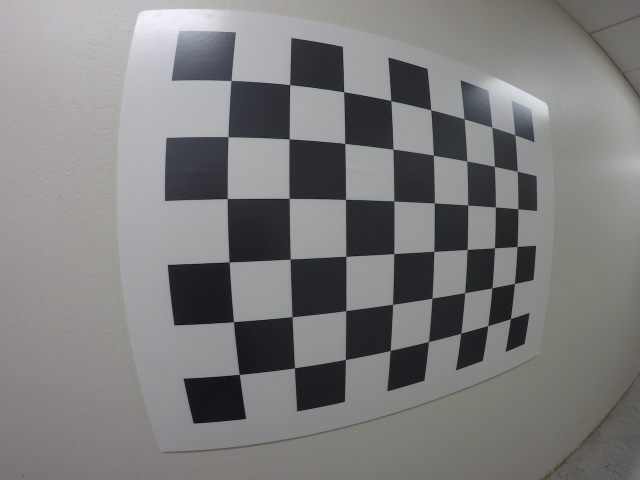
#> input picture Advanced_lane_detection/Calibration images/GOPR0032.jpg, 1280 x 960 px (shown at 1/2 size)
$ python Python_nofunc.py   (older library calls are emulated)
#> lines starting #> are read from the running program, lines starting #| are printed output that depends on the picture; pictures that were not available may be replaced by others from this repository, and a replacement may not be noted
import cv2
import matplotlib.pyplot as plt
import matplotlib.image as mpimg
import numpy as np
import glob

image = glob.glob('../SelfDriving_Lesson2/Calibration images/GOPR00*.jpg')
objpoints = []
imgpoints = []

for frame in image:
    img = mpimg.imread(frame)
#> img is the input picture: shape (960, 1280, 3); mean R, G, B 125.1, 124.9, 124.7
    objp = np.zeros((8*6, 3), np.float32)
    objp[:, :2] = np.mgrid[0:8, 0:6].T.reshape(-1, 2)
    gray = cv2.cvtColor(img, cv2.COLOR_RGB2GRAY)
    ret, corners = cv2.findChessboardCorners(gray, (8, 6), None)
#> ret = True; corners = 48 rows, first 8: [462.6, 161.3], [579.9, 169.7], [687.9, 184.1], [782.3, 201.7], [862.1, 220.2], [928.7, 238.1], [984.4, 254.6], [1030.1, 270]

    if ret:
        imgpoints.append(corners)
        objpoints.append(objp)

filename = "project_video.mp4"
video = cv2.VideoCapture(filename)
while True:
    rets, frame = video.read()
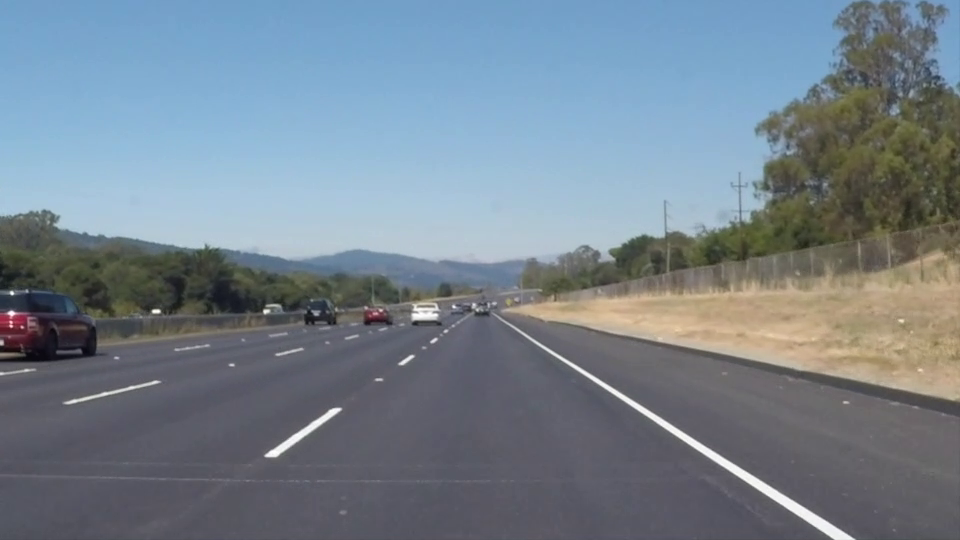
#> input picture frame 22 of Advanced_lane_detection/solidWhiteRight.mp4, 960 x 540 px, given in place of project_video.mp4, which was not available
#> frame is the input picture: shape (540, 960, 3); mean B, G, R 141.9, 130.7, 117.7
    if not ret:
        video = cv2.VideoCapture(filename)  # makes the video run in a continuous loop
        continue
    # input_image = cv2.imread('test6.jpg')
    input_image = frame
    # ret, mtx, dist, rvecs, tvecs = cv2.calibrateCamera(objpoints, imgpoints, input_image.shape[1::-1], None, None)
    # dst = cv2.undistort(input_image, mtx, dist, None, mtx)
    s_limits = [20, 100]
    hls_limits = [170, 255]
    gray = cv2.cvtColor(input_image, cv2.COLOR_RGB2GRAY)
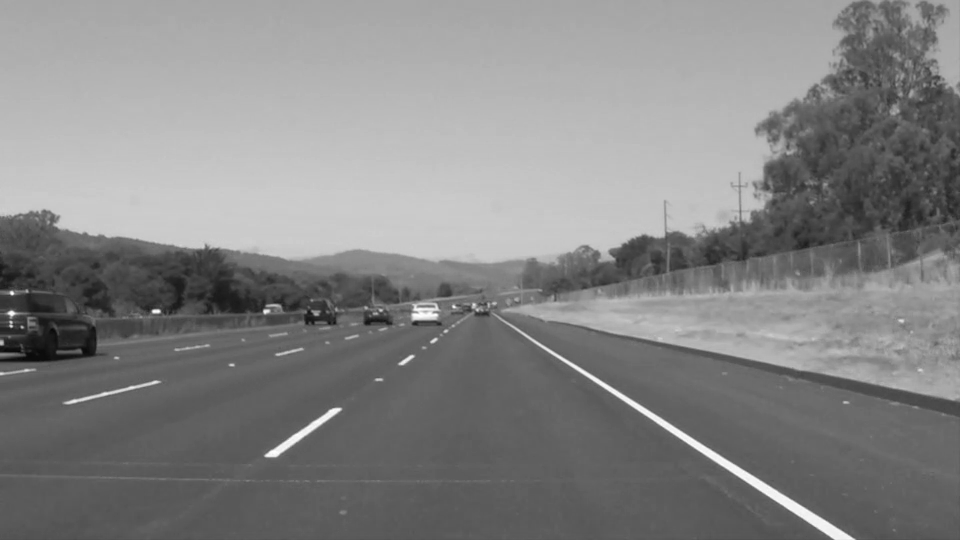
#> gray: shape (540, 960); min 6, max 255, mean 132.6
    sobelx = cv2.Sobel(gray, cv2.CV_64F, 1, 0)
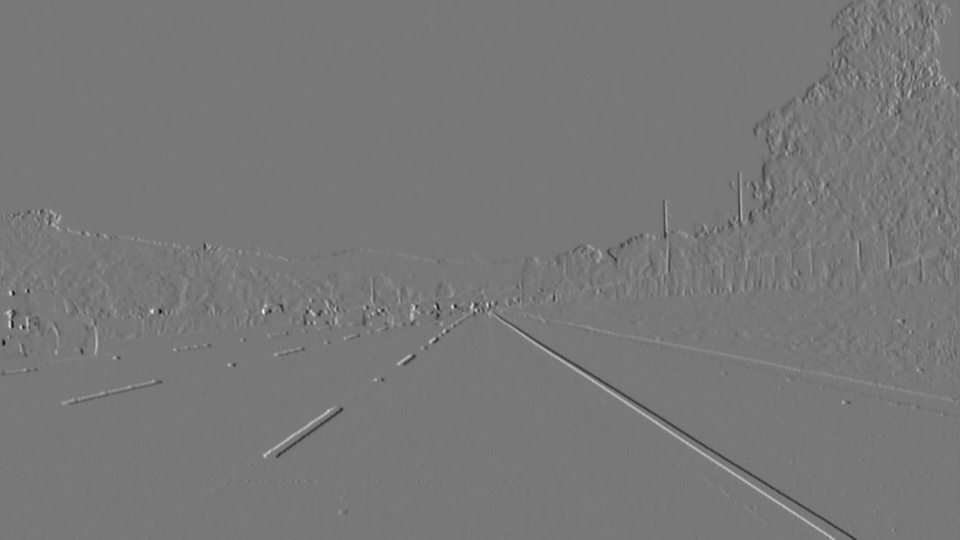
#> sobelx: shape (540, 960) float64; min -522, max 582, mean -0.1; drawn with min black and max white
    abs_sobel = np.absolute(sobelx)
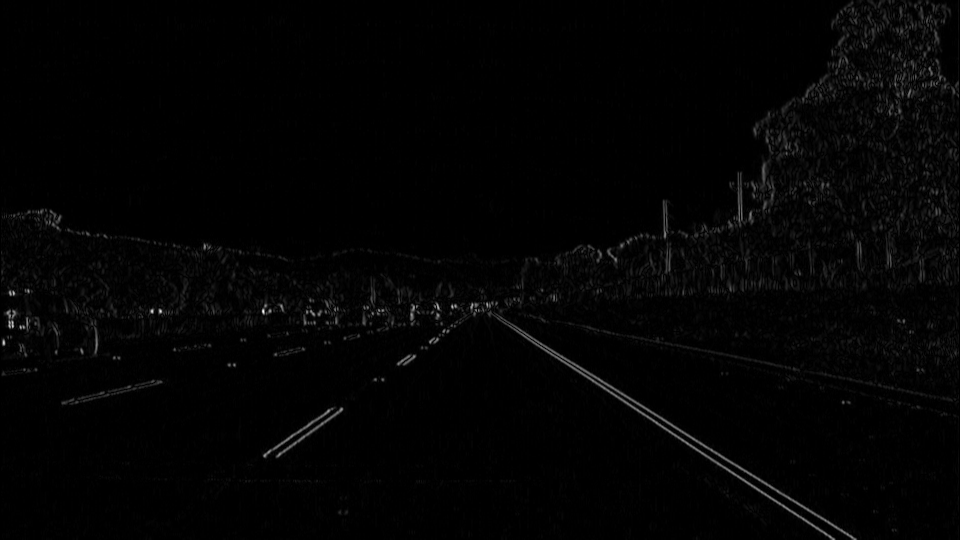
#> abs_sobel: shape (540, 960) float64; min 0, max 582, mean 8.8; drawn with min black and max white
    scaled_sobel = np.uint8(255 * abs_sobel / np.max(abs_sobel))
    sxbinary = np.zeros_like(scaled_sobel)
    sxbinary[(scaled_sobel >= s_limits[0]) & (scaled_sobel <= s_limits[1])] = 1

    hls = cv2.cvtColor(input_image, cv2.COLOR_RGB2HLS)
#> hls: shape (540, 960, 3); mean of channels 0, 1, 2 51.3, 129.9, 55.8
    s = hls[:, :, 2]
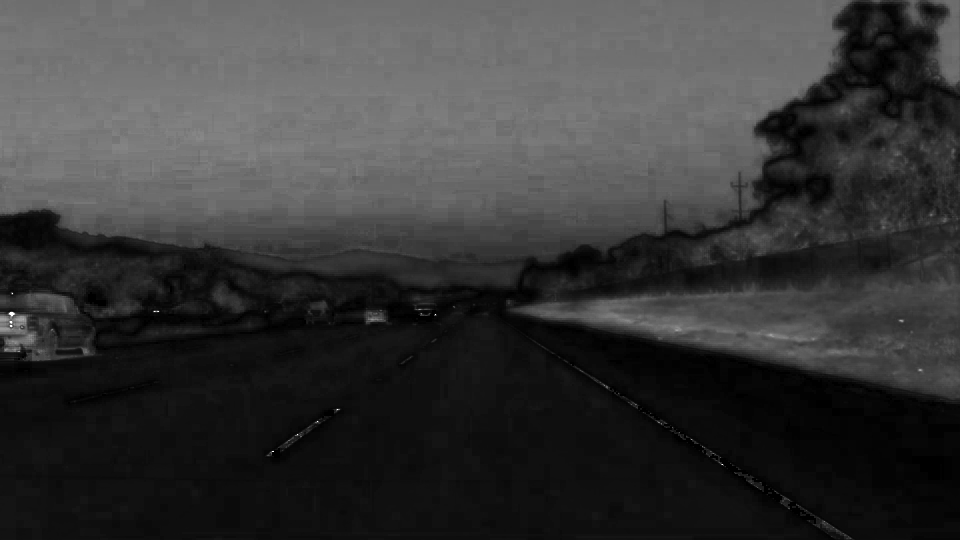
#> s: shape (540, 960); min 0, max 255, mean 55.8
    binary = np.zeros_like(s)
    binary[(s >= hls_limits[0]) & (s <= hls_limits[1])] = 1

    combined = np.zeros_like(binary)
    combined[(binary == 1) | (sxbinary == 1)] = 1
    scaled_combined = np.dstack((combined, combined, combined)) * 250

    img_size = (scaled_combined.shape[1], scaled_combined.shape[0])

    src = np.float32(   # perfect!!!
        [[200, 670],
         [1200, 670],
         [560, 460],
         [740, 460]])

    dst = np.float32(
        [[300, 660],
         [1020, 660],
         [300, 60],
         [1020, 60]])

    M = cv2.getPerspectiveTransform(src, dst)
    warped = cv2.warpPerspective(combined, M, img_size, flags=cv2.INTER_LINEAR)
    binary_warped = combined

    histogram = np.sum(binary_warped[binary_warped.shape[0] // 2:, :], axis=0)
    midpoint = np.int(histogram.shape[0] // 2)
    leftx_base = np.argmax(histogram[:midpoint])
    rightx_base = np.argmax(histogram[midpoint:]) + midpoint

    nwindows = 9
    margin = 100
    minpix = 50

    window_height = np.int(binary_warped.shape[0] // nwindows)
    nonzero = binary_warped.nonzero()
    nonzeroy = np.array(nonzero[0])
    nonzerox = np.array(nonzero[1])

    leftx_current = leftx_base
    rightx_current = rightx_base

    left_lane_inds = []
    right_lane_inds = []

    # Step through the windows one by one
    for window in range(nwindows):
        # Identify window boundaries in x and y (and right and left)
        win_y_low = binary_warped.shape[0] - (window + 1) * window_height
        win_y_high = binary_warped.shape[0] - window * window_height
        win_xleft_low = leftx_current - margin
        win_xleft_high = leftx_current + margin
        win_xright_low = rightx_current - margin
        win_xright_high = rightx_current + margin

        good_left_inds = ((nonzeroy >= win_y_low) & (nonzeroy < win_y_high) &
                          (nonzerox >= win_xleft_low) & (nonzerox < win_xleft_high)).nonzero()[0]
        good_right_inds = ((nonzeroy >= win_y_low) & (nonzeroy < win_y_high) &
                           (nonzerox >= win_xright_low) & (nonzerox < win_xright_high)).nonzero()[0]

        left_lane_inds.append(good_left_inds)
        right_lane_inds.append(good_right_inds)

        if len(good_left_inds) > minpix:
            leftx_current = np.int(np.mean(nonzerox[good_left_inds]))
        if len(good_right_inds) > minpix:
            rightx_current = np.int(np.mean(nonzerox[good_right_inds]))

    try:
        left_lane_inds = np.concatenate(left_lane_inds)
        right_lane_inds = np.concatenate(right_lane_inds)
    except ValueError:
        # Avoids an error if the above is not implemented fully
        pass

    leftx = nonzerox[left_lane_inds]
    lefty = nonzeroy[left_lane_inds]
    rightx = nonzerox[right_lane_inds]
    righty = nonzeroy[right_lane_inds]

    # return leftx, lefty, rightx, righty

    left_fit = np.polyfit(lefty, leftx, 2)
    right_fit = np.polyfit(righty, rightx, 2)
    ploty = np.linspace(0, binary_warped.shape[0] - 1, binary_warped.shape[0])

    try:
        left_fitx = left_fit[0] * ploty ** 2 + left_fit[1] * ploty + left_fit[2]
        right_fitx = right_fit[0] * ploty ** 2 + right_fit[1] * ploty + right_fit[2]
    except TypeError:
        print('The function failed to fit a line!')
        left_fitx = 1 * ploty ** 2 + 1 * ploty
        right_fitx = 1 * ploty ** 2 + 1 * ploty

    # out_img = np.dstack((warped, warped, warped)) * 255
    warped_r = warped * 0
    warped_g = warped * 0
    warped_b = warped * 255
    out_img = np.dstack((warped_r, warped_g, warped_b))
    M_inv = cv2.getPerspectiveTransform(dst, src)
    out_img_2 = cv2.warpPerspective(out_img, M_inv, img_size, flags=cv2.INTER_LINEAR)
    out_img_3 = cv2.addWeighted(frame, 0.8, out_img_2, 1, 0)
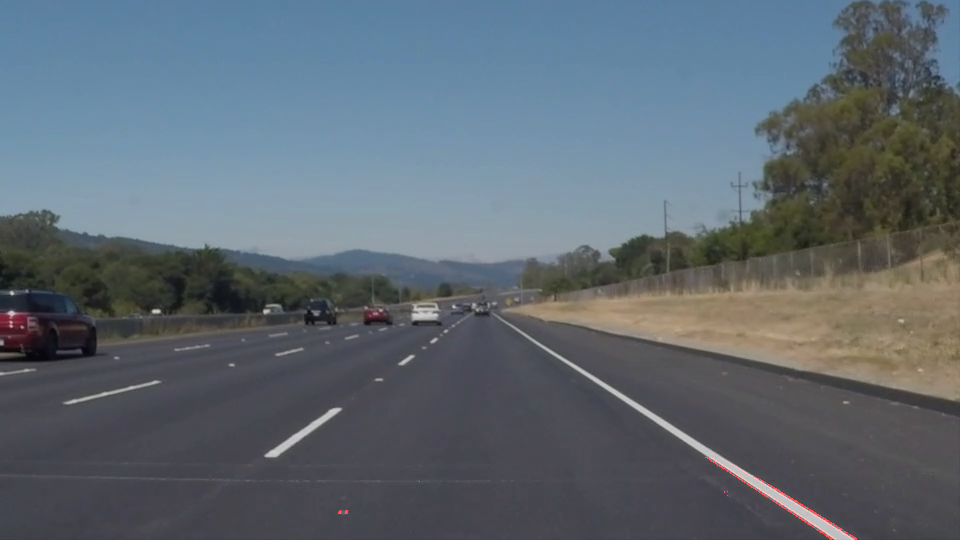
#> out_img_3: shape (540, 960, 3); mean B, G, R 113.6, 104.5, 94.3
    cv2.imshow('final', out_img_3)
    # cv2.imshow('original', frame)

    key = cv2.waitKey(1)
#> (key Esc is pressed here)
    if key == 27:
        break
video.release()
cv2.destroyAllWindows()
